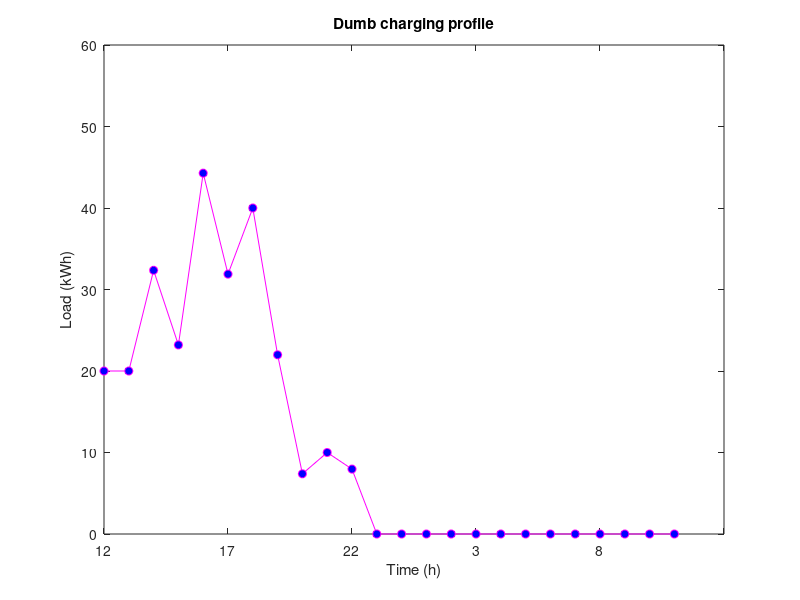

The MATLAB source for this figure: (Note: this script raises an error after producing the figure.)
%% Parameters
clear
close all
Smin = 0.1;
Smax = 1;
capBat = 60; % in kWh (Tesla Model Y)
Emax = 10; % in kW
cap = 30; % Grid (Transformer) capacity


offPeak = 0.37067; % Prices per kWh
onPeak = 0.48695;

% offPeak = 0.1; % Prices per kWh
% onPeak = 0.5;

EVnumber = 10;

EVs = zeros(EVnumber,5);

% falpha = [/39 10/39 6/39 10/39 3/39 2/39 0/39 0/39 0/39 0/39 0/39 0/39 0/39 0/39];
t1 = [0 1 2 3 4 5 6 7 8 9 10 11 12 13 14 15 16 17 18 19 20 21 22 23];
% t2 = [16 17 18 19 20 21 22 23 0 1 2 4 5 6];
% n = EVnumber;
% 
% c = cumsum([0,falpha(:).']);
% c = c/c(end); % make sur the cumulative is 1 
% [~,i] = histc(rand(1,n),c);
% r = t1(i); % map to v values
% 
% EVs(:,5) = r'; % When the charging task starts


for i = 1:EVnumber
    %TODO: Stochastic battery capacity? 
    EVs(i,1) = unifrnd(Smin,Smax-0.1); % 1st column: initial SoC
    EVs(i,2) = unifrnd(max(EVs(i,1),0.6),Smax); % 2nd column: Sobj
    EVs(i,3) = capBat*(EVs(i,2)-EVs(i,1)); % 3rd column: energy to get to Sobj
    EVs(i,4) = max(offPeak,normrnd(.44,0.1)); % price for which EV will defer charging
    EVs(i,5) = round(normrnd(17,3)); % arrival time (16th index equals 17h)
    EVs(i,6) = min(round(normrnd(8,2)),max(EVs(:,5))); % departure time
end


% EVs = [0.602012037521139	0.814792820673305	12.7668469891299	0.370670000000000	22	6;
% 0.420023772495711	0.807089405757887	23.2239379957306	0.370670000000000	14	5;
% 0.179024028698803	0.956110182218791	46.6251692111993	0.370670000000000	20	8;
% 0.190973152835646	0.796178262784808	36.3123065969497	0.480474457080366	14	10;
% 0.622415018062455	0.796531583736583	10.4469939404477	0.501434740533673	13	9;
% 0.363180244051477	0.976520212459366	36.8003981044734	0.370670000000000	23	8;
% 0.551663887446005	0.997486452640385	26.7493539116628	0.550295034306817	14	6;
% 0.135259033455307	0.925177587869021	47.3951132648228	0.426430191232172	16	8;
% 0.813719173513560	0.889334405932335	4.53691394512651	0.470928218227206	10	7;
% 0.215873470769043	0.697952211897265	28.9247244676933	0.370670000000000	16	7];

% EVs = [0.815562772330580	0.886705460945767	4.26856131691120	0.375580787466621	14	4;
% 0.404244850617017	0.837916056899460	26.0202723769465	0.370670000000000	18	10;
% 0.183177006818200	0.891696122998194	42.5111469707996	0.496548467187182	17	12;
% 0.177154943473722	0.839642767346171	39.7492694323469	0.370670000000000	15	9;
% 0.773758521872488	0.899751719630036	7.55959186545284	0.570484977907667	14	9;
% 0.239216709837526	0.715815927511889	28.5959530604618	0.370670000000000	19	12;
% 0.699207468036466	0.926825415525194	13.6570768493237	0.445898042631383	13	6;
% 0.329054574259535	0.985253764092006	39.3719513899483	0.391963856392989	17	5;
% 0.447233035641351	0.656884788987650	12.5791052007780	0.370670000000000	19	11;
% 0.823032725167332	0.918661546228361	5.73772926366172	0.547326114248551	19
% 3]; DOEST WORK BECAUSE TO MUCH EVS HAVE SIMILAR THRESHOLD PRICE
beginPlot = min(EVs(:,5));

%% Dumb Charging

demandDumb = zeros(EVnumber,size(t1,2)); % For each EV, we generate a dumb charging load profile (time window is 16h-6h)
% for i=1:EVnumber
%     energy = EVs(i,3);
% %     t = mod(EVs(i,5),24)+1;
%     t = mod(EVs(i,5),24);
%     while t ~= mod(EVs(i,5),24)-1
% %     while t ~= EVs(i,5)
%         if t == 24
%             t = 0;
%         end
%         if energy > Emax
%             demandDumb(i,t+1) = Emax;
%             energy = energy - Emax;
%         else 
%             demandDumb(i,t+1) = energy;
%             break
%         end
%         t = t+1;
%     end
% end
% 
% totalDumb = sum(demandDumb, 1);

for i=1:EVnumber
    energy = EVs(i,3);
    demandCurr = zeros(1,24);
    tarr = EVs(i,5);
    t = 1;
    while t ~= 25
        if energy > Emax
            demandCurr(t) = Emax;
            energy = energy - Emax;
        else 
            demandCurr(t) = energy;
            break
        end
        t = t+1;
    end
    demandDumb(i,:) = circshift(demandCurr,tarr);
end

totalDumb = sum(demandDumb, 1);


dumbShifted = circshift(totalDumb,-beginPlot);
% timeShifted = circshift(t1,-beginPlot);
% timeSeriesDumb = timeseries(dumbShifted, timeShifted);
xLabels = [beginPlot mod(beginPlot+5,24) mod(beginPlot+10,24) mod(beginPlot+15,24) mod(beginPlot+20,24)];
figure(1)
plot(t1,dumbShifted,'-om','MarkerFaceColor','b')
xticklabels(xLabels)
title('Dumb charging profile')
xlabel('Time (h)')
ylabel('Load (kWh)')
ylim([0 cap+30]);
hold on 
ax = gca; 
ax.FontSize = 12;
yline(cap, '-r')
hold off
% plotResult(totalDumb,cap)

%% ToU
priceElec = zeros(1,24);
priceElec(8:22) = onPeak; % Day tarrif is from 7am until 22pm
priceElec(priceElec == 0) = offPeak; % Night tariff is from 22pm until 7am

demandToU = zeros(EVnumber,size(t1,2));
for i=1:EVnumber
    energy = EVs(i,3);
    t = mod(EVs(i,5),24);
    while t ~= EVs(i,5)-1
        if t == 24
            t = 0;
        end
        if priceElec(t+1) <= EVs(i,4)
            if energy >= Emax
                demandToU(i,t+1) = Emax;
                energy = energy - Emax;
            else 
                demandToU(i,t+1) = energy;
                break
            end
        end
        t=t+1;
    end
end

totalToU = sum(demandToU, 1);
ToUShifted = circshift(totalToU,-beginPlot);

figure(2)
plot(t1,ToUShifted,'-om','MarkerFaceColor','b')
xticklabels(xLabels)
% xlim([0 23])
title('ToU charging profile')
xlabel('Time (h)')
ylabel('Load (kW)')
ax = gca; 
ax.FontSize = 12;
ylim([0 cap+30]);
hold on 

yline(cap, '-r')
hold off

% plotResult(totalToU,cap)


%% Congestion Pricing (Iterative)

price = zeros(1,24); % index 1 corresponds to 0h-1h etc. 
totalIteration = totalDumb;
w = 0.1; % weighting factor for congestion pricing 


while max(totalIteration) > cap
    demandIteration = zeros(EVnumber,size(t1,2));
    congestionPrice = arrayfun(@(x)w*max(x-cap,0)/cap,totalIteration);
    price = price + congestionPrice;

    for i=1:EVnumber
        energy = EVs(i,3);
        t = EVs(i,5); % arrival time 
        while t ~= EVs(i,5)-1 
            if t == 24
                t = 0;
            end
            if price(t+1) <= EVs(i,4)
                if energy >= Emax
                    demandIteration(i,t+1) = Emax;
                    energy = energy - Emax;
                else 
                    demandIteration(i,t+1) = energy;
                    break
                end
            end
            t=t+1;
        end
    end
    totalIteration = sum(demandIteration, 1);
end


totalFinal = totalIteration;
CongShifted = circshift(totalFinal,-beginPlot);

figure(3)
plot(t1,CongShifted,'-om','MarkerFaceColor','b')
xticklabels(xLabels)
% xlim([0 23])
title('Congestion Pricing charging profile')
xlabel('Time (h)')
ylabel('Load (kW)')
ax = gca; 
ax.FontSize = 12;
ylim([0 cap+30]);
hold on 

yline(cap, '-r')
hold off
% plotResult(totalFinal,cap)

if logical(sum(totalFinal) ~= sum(totalDumb))
       disp('ITERATIVE FAILED');
end



%% Discomfort

price2 = zeros(1,24); % index 1 corresponds to 0h-1h etc. 
totalIteration2 = totalDumb; 
w = 0.1; % weighting factor for congestion pricing 


while max(totalIteration2) > cap
    demandIteration2 = zeros(EVnumber,size(t1,2));
    congestionPrice2 = arrayfun(@(x)w*max(x-cap,0)/cap,totalIteration2); 
    price2 = price2 + congestionPrice2;  

    for i=1:EVnumber
        % Charging each hour is < Emax and total charging is equal to (SoCobj-SoCinit)*capBat
%         demandCurrent = fmincon((@(x) price2*transpose(x)+sum(demandDumb(i,:)-x)),demandDumb(i,:),eye(24),Emax*ones(24,1),ones(1,24),EVs(i,3));

        tdep = EVs(i,6);
        tarr = EVs(i,5);
        energy = EVs(i,3);
        weight = [price2(tarr:end) price2(1:tdep-1)];
     
        
        schedule = linprog(weight, [], [], ones(1,tdep + (24-tarr)), energy, zeros(1,size(weight,2)),Emax*ones(1,size(weight,2))); % works as it should
        schedule = [schedule(24-tarr:end) (zeros(1,24-size(weight,2))) (schedule(1:24-tarr))];
        demandIteration2(i,:) = schedule;
        
    end
    totalIteration2 = sum(demandIteration2, 1);
end


totalFinal2 = totalIteration;


